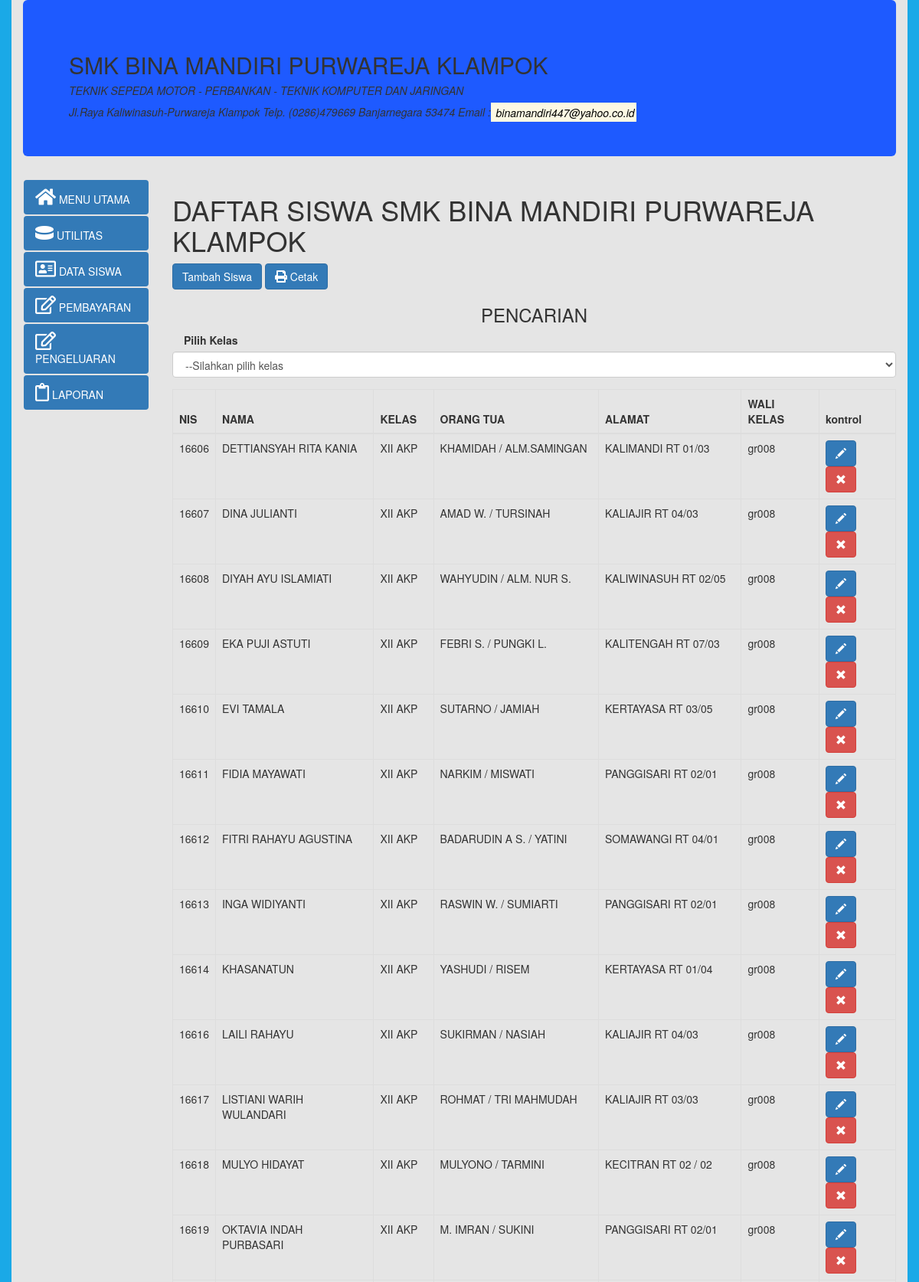
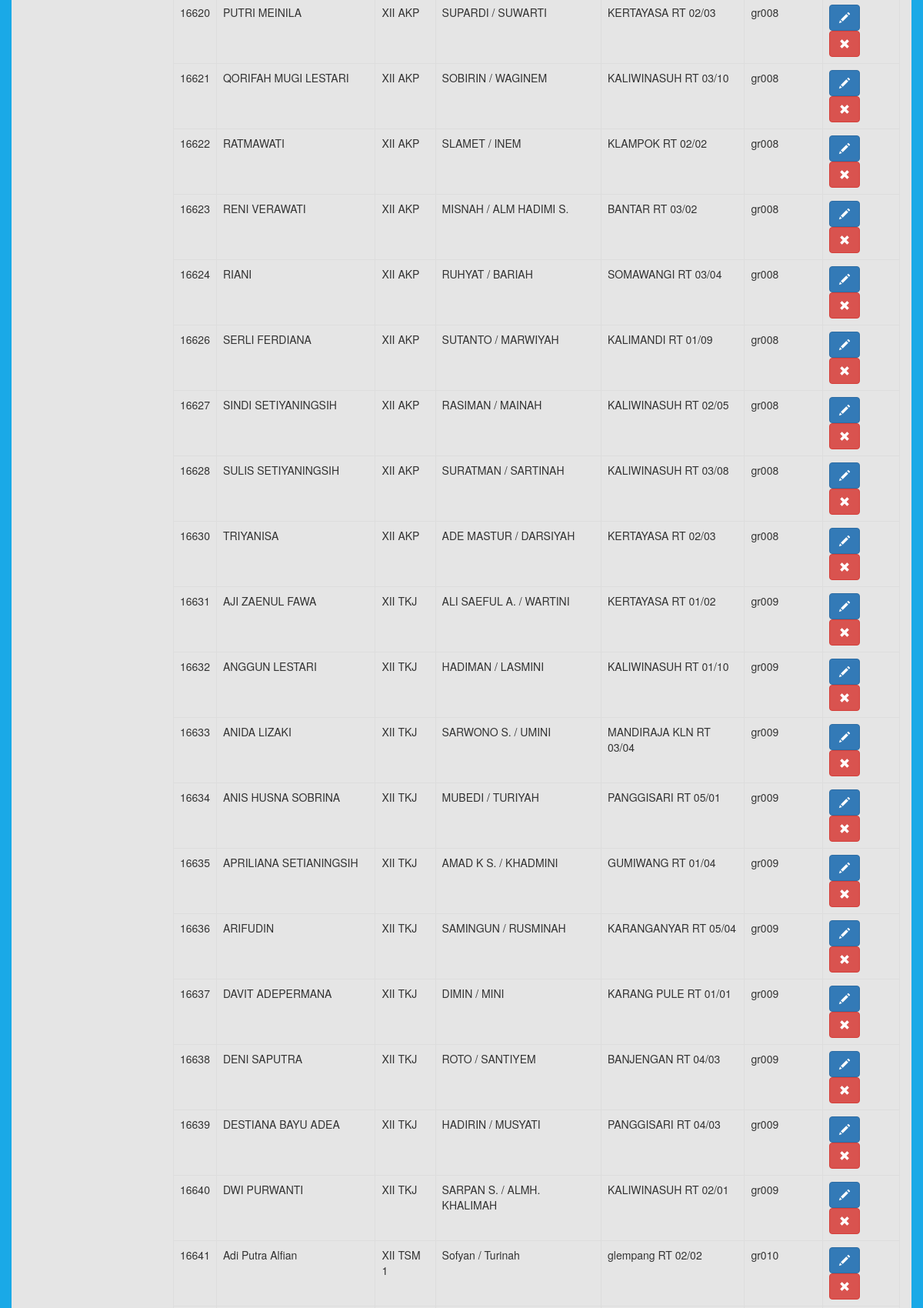
The page /?page=index-siswa&p=2 (upper part) on the database its author committed (2 pictures, top to bottom).
### tables this page shows
CREATE TABLE `tbsiswa` (
  `NIS` varchar(5) NOT NULL,
  `NAMA` varchar(35) NOT NULL,
  `TINGKAT` enum('X','XI','XII') NOT NULL,
  `JURUSAN` varchar(50) NOT NULL,
  `KELAS` varchar(10) NOT NULL,
  `ORANG_TUA` varchar(30) NOT NULL,
  `ALAMAT` varchar(30) NOT NULL,
  `WALI_KELAS` varchar(13) NOT NULL
);

### kelas/class.db.php (called while the page is built, shortened)
<?php
  class db
  {
    public $db_host = "localhost";
    public $db_user = "root";
    public $db_pass = "";
    public $db_name = "appkeuangan";
    function koneksi(){
      $conn = new mysqli($this->db_host, $this->db_user, $this->db_pass, $this->db_name);
      return $conn;
    }
    function tampil($kolom,$tabel,$kondisi,$urut,$baris){
      $conn = $this->koneksi();
      $sql = "SELECT $kolom FROM $tabel WHERE $kondisi ORDER BY $urut LIMIT $baris, 40";
      $res = $conn->query($sql);
      if ($res->num_rows > 0) {
        $output = array();
        while($row = $res->fetch_assoc()) {
          array_push($output,$row);
          }
          return $output;
      } else {
          return "Tidak ada hasil";
      }
    }
  }
?>

### siswa/index-siswa.php (the view, shortened to what this page needs)
	<?php
		require('./kelas/class.db.php');
		$cit = new db();
	?>
	<h1>DAFTAR SISWA SMK BINA MANDIRI PURWAREJA KLAMPOK</h1>
	<div class="form-group">
		<a class="btn btn-primary" style="background-color:##ADD8E6"
					href="./?page=formulir-siswa&modus=input" >Tambah Siswa
		</a>
		<a href="dataSiswa.php">
			<button class="btn btn-primary" style="background-color:##0000FF"
					onClick="window.print();">
					<i style="font-size:16px" class="fa">&#xf02f; </i> Cetak
					</button>
		</a>
		<h3><CENTER>PENCARIAN</CENTER></h5>
		<label class="col-sm-2 control-label">Pilih Kelas</label>
		<div class="col-sm-6"></div
				<div class="col-sm-4">
			<select class="form-control" id="e_kls" />
				<option value='#'>--Silahkan pilih kelas</option>
			</div>
	 <table class="table table-bordered">
		<thead>
			<tr class="table-primary">
				<th>NIS</th>
				<th>NAMA</th>
				<th>KELAS</th>
				<th>ORANG TUA</th>
				<th>ALAMAT</th>
				<th>WALI KELAS</th>
				<th width='100'>kontrol</th>
			</tr>
		</thead>
		<tbody id="dftSiswa">
		<?php
		$baris=($_GET['p']-1) *40;
		$tbsiswa = $cit->tampil("*","tbsiswa",1,'NIS',$baris);
		for($i = 0 ; $i < COUNT($tbsiswa) ; $i++ ){
			echo
			"
				<tr>
					<td>".$tbsiswa[$i]['NIS']."</td>
					<td>".$tbsiswa[$i]['NAMA']."</td>
					<!--td>".$tbsiswa[$i]['TINGKAT']."</td>
					<td>".$tbsiswa[$i]['JURUSAN']."</td-->
					<td>".$tbsiswa[$i]['KELAS']."</td>
					<td>".$tbsiswa[$i]['ORANG_TUA']."</td>
					<td>".$tbsiswa[$i]['ALAMAT']."</td>
					<td>".$tbsiswa[$i]['WALI_KELAS']."</td>
					<td>
						<a  class='btn btn-primary' href='./?page=formulir-siswa&modus=update&id=".$tbsiswa[$i]['NIS']."'>
						<span class='glyphicon glyphicon-pencil'></span></a>
						<a  class='btn btn-danger' href='./siswa/hapus.php?id=".$tbsiswa[$i]['NIS']."'>
						<span class='glyphicon glyphicon-remove'></span></a>
					</td>
				</tr>
			";
		}
		?>
		</tbody>
	</table>
</div>
</body>
</html>

### index.php (style rules this page uses)
html,body { background-color:#1AA9E7 }

### rows shown on the page
tbsiswa: NIS "16606", NAMA "DETTIANSYAH RITA KANIA", KELAS "XII AKP", ORANG_TUA "KHAMIDAH / ALM.SAMINGAN", ALAMAT "KALIMANDI RT 01/03", WALI_KELAS "gr008"
tbsiswa: NIS "16607", NAMA "DINA JULIANTI", KELAS "XII AKP", ORANG_TUA "AMAD W. / TURSINAH", ALAMAT "KALIAJIR RT 04/03", WALI_KELAS "gr008"
tbsiswa: NIS "16608", NAMA "DIYAH AYU ISLAMIATI", KELAS "XII AKP", ORANG_TUA "WAHYUDIN / ALM. NUR S.", ALAMAT "KALIWINASUH RT 02/05", WALI_KELAS "gr008"
tbsiswa: NIS "16609", NAMA "EKA PUJI ASTUTI", KELAS "XII AKP", ORANG_TUA "FEBRI S. / PUNGKI L.", ALAMAT "KALITENGAH RT 07/03", WALI_KELAS "gr008"
tbsiswa: NIS "16610", NAMA "EVI TAMALA", KELAS "XII AKP", ORANG_TUA "SUTARNO / JAMIAH", ALAMAT "KERTAYASA RT 03/05", WALI_KELAS "gr008"
tbsiswa: NIS "16611", NAMA "FIDIA MAYAWATI", KELAS "XII AKP", ORANG_TUA "NARKIM / MISWATI", ALAMAT "PANGGISARI RT 02/01", WALI_KELAS "gr008"
tbsiswa: NIS "16612", NAMA "FITRI RAHAYU AGUSTINA", KELAS "XII AKP", ORANG_TUA "BADARUDIN A S. / YATINI", ALAMAT "SOMAWANGI RT 04/01", WALI_KELAS "gr008"
tbsiswa: NIS "16613", NAMA "INGA WIDIYANTI", KELAS "XII AKP", ORANG_TUA "RASWIN W. / SUMIARTI", ALAMAT "PANGGISARI RT 02/01", WALI_KELAS "gr008"
tbsiswa: NIS "16614", NAMA "KHASANATUN", KELAS "XII AKP", ORANG_TUA "YASHUDI / RISEM", ALAMAT "KERTAYASA RT 01/04", WALI_KELAS "gr008"
tbsiswa: NIS "16616", NAMA "LAILI RAHAYU", KELAS "XII AKP", ORANG_TUA "SUKIRMAN / NASIAH", ALAMAT "KALIAJIR RT 04/03", WALI_KELAS "gr008"
tbsiswa: NIS "16617", NAMA "LISTIANI WARIH WULANDARI", KELAS "XII AKP", ORANG_TUA "ROHMAT / TRI MAHMUDAH", ALAMAT "KALIAJIR RT 03/03", WALI_KELAS "gr008"
tbsiswa: NIS "16618", NAMA "MULYO HIDAYAT", KELAS "XII AKP", ORANG_TUA "MULYONO / TARMINI", ALAMAT "KECITRAN RT 02 / 02", WALI_KELAS "gr008"
tbsiswa: NIS "16619", NAMA "OKTAVIA INDAH PURBASARI", KELAS "XII AKP", ORANG_TUA "M. IMRAN / SUKINI", ALAMAT "PANGGISARI RT 02/01", WALI_KELAS "gr008"
tbsiswa: NIS "16620", NAMA "PUTRI MEINILA", KELAS "XII AKP", ORANG_TUA "SUPARDI / SUWARTI", ALAMAT "KERTAYASA RT 02/03", WALI_KELAS "gr008"
tbsiswa: NIS "16621", NAMA "QORIFAH MUGI LESTARI", KELAS "XII AKP", ORANG_TUA "SOBIRIN / WAGINEM", ALAMAT "KALIWINASUH RT 03/10", WALI_KELAS "gr008"
tbsiswa: NIS "16622", NAMA "RATMAWATI", KELAS "XII AKP", ORANG_TUA "SLAMET / INEM", ALAMAT "KLAMPOK RT 02/02", WALI_KELAS "gr008"
tbsiswa: NIS "16623", NAMA "RENI VERAWATI", KELAS "XII AKP", ORANG_TUA "MISNAH / ALM HADIMI S.", ALAMAT "BANTAR RT 03/02", WALI_KELAS "gr008"
tbsiswa: NIS "16624", NAMA "RIANI", KELAS "XII AKP", ORANG_TUA "RUHYAT / BARIAH", ALAMAT "SOMAWANGI RT 03/04", WALI_KELAS "gr008"
tbsiswa: NIS "16626", NAMA "SERLI FERDIANA", KELAS "XII AKP", ORANG_TUA "SUTANTO / MARWIYAH", ALAMAT "KALIMANDI RT 01/09", WALI_KELAS "gr008"
tbsiswa: NIS "16627", NAMA "SINDI SETIYANINGSIH", KELAS "XII AKP", ORANG_TUA "RASIMAN / MAINAH", ALAMAT "KALIWINASUH RT 02/05", WALI_KELAS "gr008"
tbsiswa: NIS "16628", NAMA "SULIS SETIYANINGSIH", KELAS "XII AKP", ORANG_TUA "SURATMAN / SARTINAH", ALAMAT "KALIWINASUH RT 03/08", WALI_KELAS "gr008"
tbsiswa: NIS "16630", NAMA "TRIYANISA", KELAS "XII AKP", ORANG_TUA "ADE MASTUR / DARSIYAH", ALAMAT "KERTAYASA RT 02/03", WALI_KELAS "gr008"
tbsiswa: NIS "16631", NAMA "AJI ZAENUL FAWA", KELAS "XII TKJ", ORANG_TUA "ALI SAEFUL A. / WARTINI", ALAMAT "KERTAYASA RT 01/02", WALI_KELAS "gr009"
tbsiswa: NIS "16632", NAMA "ANGGUN LESTARI", KELAS "XII TKJ", ORANG_TUA "HADIMAN / LASMINI", ALAMAT "KALIWINASUH RT 01/10", WALI_KELAS "gr009"
tbsiswa: NIS "16633", NAMA "ANIDA LIZAKI", KELAS "XII TKJ", ORANG_TUA "SARWONO S. / UMINI", ALAMAT "MANDIRAJA KLN RT 03/04", WALI_KELAS "gr009"
tbsiswa: NIS "16634", NAMA "ANIS HUSNA SOBRINA", KELAS "XII TKJ", ORANG_TUA "MUBEDI / TURIYAH", ALAMAT "PANGGISARI RT 05/01", WALI_KELAS "gr009"
tbsiswa: NIS "16635", NAMA "APRILIANA SETIANINGSIH", KELAS "XII TKJ", ORANG_TUA "AMAD K S. / KHADMINI", ALAMAT "GUMIWANG RT 01/04", WALI_KELAS "gr009"
tbsiswa: NIS "16636", NAMA "ARIFUDIN", KELAS "XII TKJ", ORANG_TUA "SAMINGUN / RUSMINAH", ALAMAT "KARANGANYAR RT 05/04", WALI_KELAS "gr009"
tbsiswa: NIS "16637", NAMA "DAVIT ADEPERMANA", KELAS "XII TKJ", ORANG_TUA "DIMIN / MINI", ALAMAT "KARANG PULE RT 01/01", WALI_KELAS "gr009"
tbsiswa: NIS "16638", NAMA "DENI SAPUTRA", KELAS "XII TKJ", ORANG_TUA "ROTO / SANTIYEM", ALAMAT "BANJENGAN RT 04/03", WALI_KELAS "gr009"
tbsiswa: NIS "16639", NAMA "DESTIANA BAYU ADEA", KELAS "XII TKJ", ORANG_TUA "HADIRIN / MUSYATI", ALAMAT "PANGGISARI RT 04/03", WALI_KELAS "gr009"
tbsiswa: NIS "16640", NAMA "DWI PURWANTI", KELAS "XII TKJ", ORANG_TUA "SARPAN S. / ALMH. KHALIMAH", ALAMAT "KALIWINASUH RT 02/01", WALI_KELAS "gr009"
tbsiswa: NIS "16641", NAMA "Adi Putra Alfian", KELAS "XII TSM 1", ORANG_TUA "Sofyan / Turinah", ALAMAT "glempang RT 02/02", WALI_KELAS "gr010"
